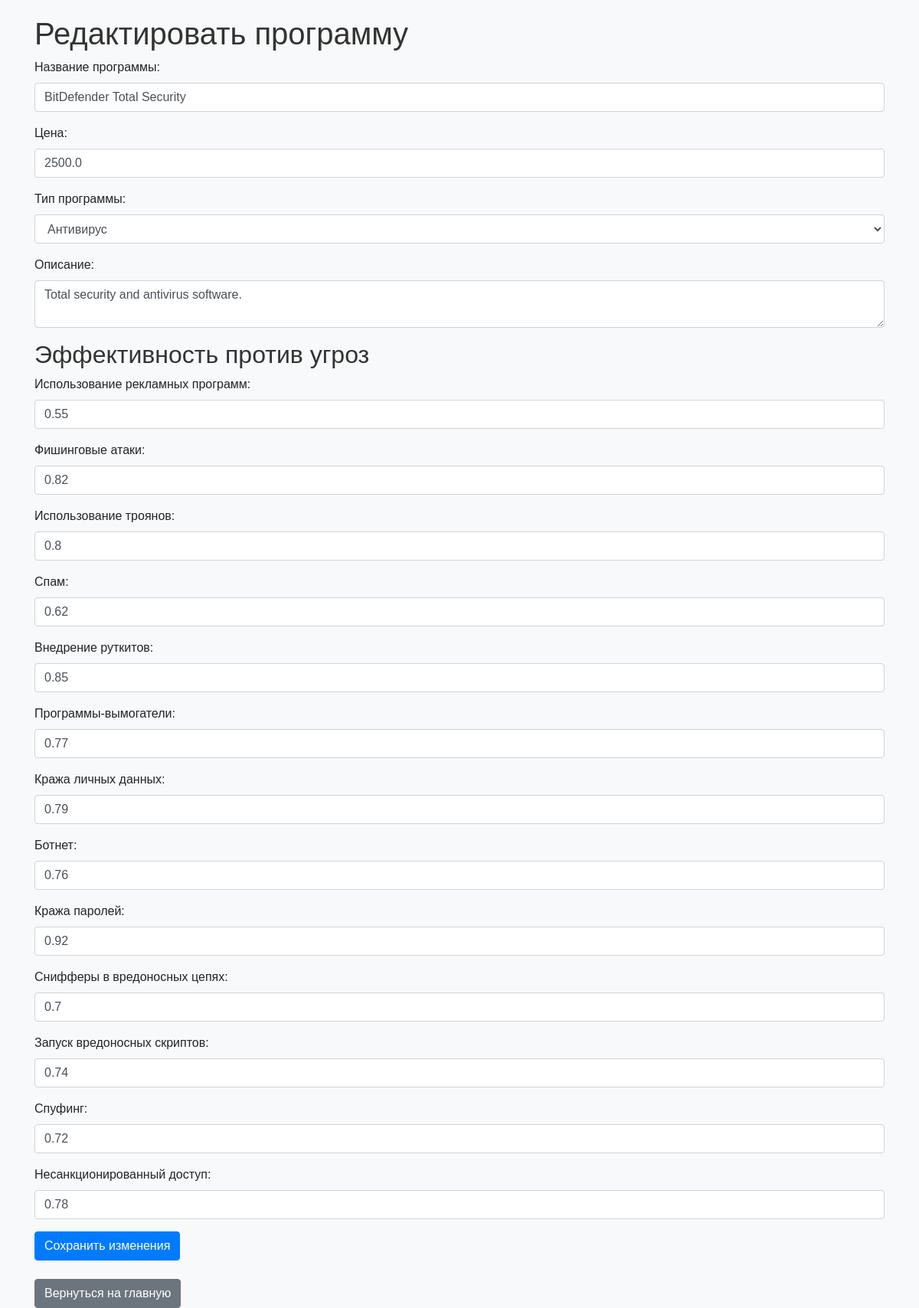
The app's page /edit_program/3 with its own data.
### app/models.py (models this page shows)
class AntivirusProgram(db.Model):
    id = db.Column(db.Integer, primary_key=True)
    name = db.Column(db.String(50), nullable=False)
    price = db.Column(db.Float, nullable=False)
    efficacy = db.Column(JSON, nullable=False)
    description = db.Column(db.Text, nullable=True)
    type = db.Column(db.String(50), nullable=False)  # Новый столбец для типа программы (антивирус, межсетевой экран, антивирусная утилита)

class Threat(db.Model):
    id = db.Column(db.Integer, primary_key=True)
    name = db.Column(db.String(50), nullable=False)
    damage = db.Column(db.Float, nullable=False)
    description = db.Column(db.Text, nullable=True)

### app/routes.py (the view, shortened to what this page needs)
@app.route('/edit_program/<int:id>', methods=['GET', 'POST'])
def edit_program(id):
    program = AntivirusProgram.query.get_or_404(id)
    threats = Threat.query.all()
    return render_template('edit_program.html', program=program, threats=threats)

### app/templates/edit_program.html (shortened to what this page needs)
<!DOCTYPE html>
<html>
<head>
    <link rel="stylesheet" href="https://stackpath.bootstrapcdn.com/bootstrap/4.3.1/css/bootstrap.min.css">
    <link rel="stylesheet" href="{{ url_for('static', filename='styles.css') }}">
</head>
<body>
    <div class="container">
        <h1>Редактировать программу</h1>
        <form action="{{ url_for('edit_program', id=program.id) }}" method="post">
            <div class="form-group">
                <label for="name">Название программы:</label>
                <input class="form-control" type="text" id="name" name="name" value="{{ program.name }}">
            </div>
            <div class="form-group">
                <label for="price">Цена:</label>
                <input class="form-control" type="text" id="price" name="price" value="{{ program.price }}">
            </div>
            <div class="form-group">
                <label for="type">Тип программы:</label>
                <select class="form-control" id="type" name="type">
                    <option value="Антивирус" {% if program.type == 'Антивирус' %}selected{% endif %}>Антивирус</option>
                </select>
            </div>
            <div class="form-group">
                <label for="description">Описание:</label>
                <textarea class="form-control" id="description" name="description">{{ program.description }}</textarea>
            </div>
            <h2>Эффективность против угроз</h2>
            {% for threat in threats %}
                <div class="form-group">
                    <label for="efficacy_{{ threat.id }}">{{ threat.name }}:</label>
                    <input class="form-control" type="text" id="efficacy_{{ threat.id }}" name="efficacy_{{ threat.id }}" value="{{ program.efficacy.get(threat.name, 0) }}">
                </div>
            {% endfor %}
            <button class="btn btn-primary" type="submit">Сохранить изменения</button>
        </form>
        <br>
        <a class="btn btn-secondary" href="/">Вернуться на главную</a>
    </div>
</body>
</html>

### app/static/styles.css (style rules this page uses)
body { background-color: #f8f9fa; font-family: 'Arial', sans-serif; }
.container { margin-top: 20px; }
h1, h2, h5 { color: #333; }
.btn-secondary { background-color: #6c757d; border-color: #6c757d; }

### records on screen
AntivirusProgram: name "BitDefender Total Security", price "2500.0", type "Антивирус", description "Total security and antivirus software.", efficacy.get "0.55", efficacy.get "0.82", efficacy.get "0.8", efficacy.get "0.62", efficacy.get "0.85", efficacy.get "0.77", efficacy.get "0.79", efficacy.get "0.76", efficacy.get "0.92", efficacy.get "0.7", efficacy.get "0.74", efficacy.get "0.72", efficacy.get "0.78"
Threat: name "Использование рекламных программ"
Threat: name "Фишинговые атаки"
Threat: name "Использование троянов"
Threat: name "Спам"
Threat: name "Внедрение руткитов"
Threat: name "Программы-вымогатели"
Threat: name "Кража личных данных"
Threat: name "Ботнет"
Threat: name "Кража паролей"
Threat: name "Снифферы в вредоносных цепях"
Threat: name "Запуск вредоносных скриптов"
Threat: name "Спуфинг"
Threat: name "Несанкционированный доступ"
